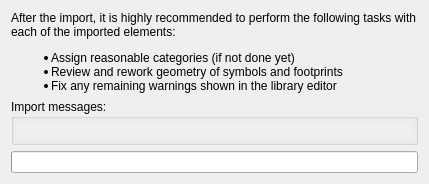
<?xml version="1.0" encoding="UTF-8"?>
<ui version="4.0">
 <class>librepcb::editor::EagleLibraryImportWizardPage_Result</class>
 <widget class="QWizardPage" name="librepcb::editor::EagleLibraryImportWizardPage_Result">
  <property name="geometry">
   <rect>
    <x>0</x>
    <y>0</y>
    <width>429</width>
    <height>184</height>
   </rect>
  </property>
  <property name="windowTitle">
   <string notr="true">Result</string>
  </property>
  <property name="title">
   <string>Import Progress</string>
  </property>
  <property name="subTitle">
   <string>The selected elements will be imported now. For large or complex libraries this can take a few minutes.</string>
  </property>
  <layout class="QVBoxLayout" name="verticalLayout" stretch="0,1,0,0">
   <item>
    <widget class="QLabel" name="label_8">
     <property name="text">
      <string>&lt;p&gt;After the import, it is highly recommended to perform the following tasks with each of the imported elements:&lt;/p&gt;
&lt;ul&gt;
  &lt;li&gt;Assign reasonable categories (if not done yet)&lt;/li&gt;
  &lt;li&gt;Review and rework geometry of symbols and footprints&lt;/li&gt;
  &lt;li&gt;Fix any remaining warnings shown in the library editor&lt;/li&gt;
&lt;/ul&gt;</string>
     </property>
     <property name="wordWrap">
      <bool>true</bool>
     </property>
    </widget>
   </item>
   <item>
    <widget class="QGroupBox" name="gbxErrors">
     <property name="sizePolicy">
      <sizepolicy hsizetype="Ignored" vsizetype="Ignored">
       <horstretch>0</horstretch>
       <verstretch>0</verstretch>
      </sizepolicy>
     </property>
     <property name="title">
      <string>Import messages:</string>
     </property>
     <layout class="QVBoxLayout" name="verticalLayout_2">
      <property name="leftMargin">
       <number>3</number>
      </property>
      <property name="topMargin">
       <number>3</number>
      </property>
      <property name="rightMargin">
       <number>3</number>
      </property>
      <property name="bottomMargin">
       <number>3</number>
      </property>
      <item>
       <widget class="QScrollArea" name="sclMessages">
        <property name="focusPolicy">
         <enum>Qt::NoFocus</enum>
        </property>
        <property name="frameShape">
         <enum>QFrame::NoFrame</enum>
        </property>
        <property name="frameShadow">
         <enum>QFrame::Plain</enum>
        </property>
        <property name="widgetResizable">
         <bool>true</bool>
        </property>
        <widget class="QWidget" name="scrollAreaWidgetContents">
         <property name="geometry">
          <rect>
           <x>0</x>
           <y>0</y>
           <width>385</width>
           <height>16</height>
          </rect>
         </property>
         <layout class="QVBoxLayout" name="verticalLayout_3">
          <property name="spacing">
           <number>0</number>
          </property>
          <property name="leftMargin">
           <number>0</number>
          </property>
          <property name="topMargin">
           <number>0</number>
          </property>
          <property name="rightMargin">
           <number>0</number>
          </property>
          <property name="bottomMargin">
           <number>0</number>
          </property>
          <item>
           <widget class="QLabel" name="lblMessages">
            <property name="font">
             <font>
              <italic>true</italic>
             </font>
            </property>
            <property name="text">
             <string notr="true"/>
            </property>
            <property name="textFormat">
             <enum>Qt::RichText</enum>
            </property>
            <property name="alignment">
             <set>Qt::AlignLeading|Qt::AlignLeft|Qt::AlignTop</set>
            </property>
            <property name="textInteractionFlags">
             <set>Qt::LinksAccessibleByMouse|Qt::TextSelectableByMouse</set>
            </property>
           </widget>
          </item>
         </layout>
        </widget>
       </widget>
      </item>
     </layout>
    </widget>
   </item>
   <item>
    <spacer name="verticalSpacer">
     <property name="orientation">
      <enum>Qt::Vertical</enum>
     </property>
     <property name="sizeHint" stdset="0">
      <size>
       <width>0</width>
       <height>0</height>
      </size>
     </property>
    </spacer>
   </item>
   <item>
    <widget class="QProgressBar" name="prgImport">
     <property name="value">
      <number>0</number>
     </property>
     <property name="alignment">
      <set>Qt::AlignCenter</set>
     </property>
     <property name="format">
      <string notr="true"/>
     </property>
    </widget>
   </item>
  </layout>
 </widget>
 <resources/>
 <connections/>
</ui>
